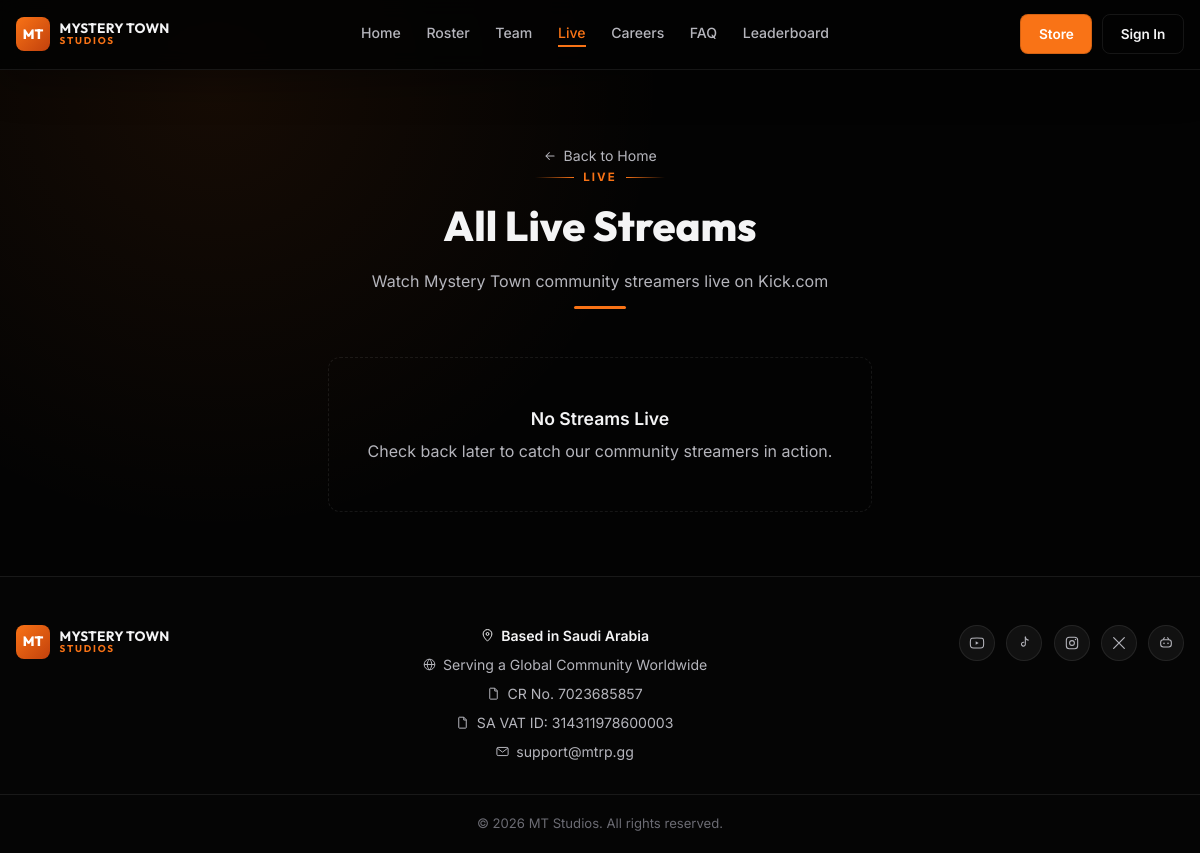
The app's page /live with its own data.
### tables this page shows
CREATE TABLE content (
    key TEXT PRIMARY KEY,
    value TEXT NOT NULL
);

CREATE TABLE social_links (
    id INTEGER PRIMARY KEY AUTOINCREMENT,
    platform TEXT NOT NULL,
    url TEXT NOT NULL,
    sort_order INTEGER DEFAULT 0
);

### app.py (the view)
@app.route("/live")
def live():
    conn = get_db()
    streams = conn.execute(
        "SELECT * FROM streams WHERE is_live = 1 ORDER BY sort_order, id"
    ).fetchall()
    conn.close()
    return render_template("live.html", streams=streams)

### app.py (called while the page is built)
def get_all_content():
    if "content" not in g:
        g.content = get_content_dict()
    return g.content

@app.context_processor
def inject_globals():
    conn = get_db()
    social_links = conn.execute(
        "SELECT * FROM social_links ORDER BY sort_order, id"
    ).fetchall()
    conn.close()
    return {
        "c": get_all_content(),
        "social_links": social_links,
    }

### db.py (called while the page is built)
def get_db():
    conn = sqlite3.connect(DB_PATH)
    conn.row_factory = sqlite3.Row
    conn.execute("PRAGMA foreign_keys = ON")
    return conn

def get_content_dict():
    conn = get_db()
    rows = conn.execute("SELECT key, value FROM content").fetchall()
    conn.close()
    return {row["key"]: row["value"] for row in rows}

### templates/live.html
{% extends "base.html" %}
{% block content %}
{% import "icons.html" as ic %}
<div class="wrap">
  <div class="page-header" data-reveal>
    <a href="{{ url_for('home') }}" class="back-link">{{ ic.icon('arrow-left', 14) }} {{ c['shared.back_to_home'] }}</a>
    <div class="section-eyebrow-line"><span class="seg"></span><span class="label">Live</span><span class="seg right"></span></div>
    <h1 class="page-title">{{ c['live.title'] }}</h1>
    <p class="page-subtitle">{{ c['live.subtitle'] }}</p>
    <div class="deco-underline"></div>
  </div>
  {% if streams %}
  <div class="grid-3" style="margin-bottom:4rem;" data-reveal-group>
    {% for s in streams %}
    <a href="{{ s.url or '#' }}" target="_blank" class="card stream-card" data-reveal>
      <span class="stream-badge">{{ ic.icon('dot', 9) }} LIVE</span>
      {% if s.thumbnail %}<img class="card-img" src="{{ s.thumbnail }}" alt="{{ s.creator_name }}">{% endif %}
      <div class="card-body">
        <div class="stream-name">{{ s.creator_name }}</div>
        <div class="stream-platform">{{ ic.icon(s.platform|lower, 13) }} {{ s.platform }}</div>
      </div>
    </a>
    {% endfor %}
  </div>
  {% else %}
  <div class="empty-state" style="max-width:34rem;margin:2rem auto 4rem;" data-reveal>
    <div class="title">{{ c['live.empty_title'] }}</div>
    <div>{{ c['live.empty_desc'] }}</div>
  </div>
  {% endif %}
</div>
{% endblock %}

### templates/base.html (shortened to what this page needs)
<!DOCTYPE html>
<html lang="en">
<head>
<link rel="stylesheet" href="{{ url_for('static', filename='css/style.css') }}">
</head>
<body>
{% import "icons.html" as ic %}
<nav class="navbar">
  <div class="wrap navbar-inner">
    <a href="{{ url_for('home') }}" class="brand">
      <span class="brand-badge">MT</span>
      <span class="brand-text">
        <span class="l1">{{ c['site.name_line1'] }}</span>
        <span class="l2">{{ c['site.name_line2'] }}</span>
      </span>
    </a>
    <div class="nav-links">
      <a href="{{ url_for('home') }}" class="{{ 'active' if request.endpoint=='home' }}">{{ c['nav.home'] }}</a>
      <a href="{{ url_for('roster') }}" class="{{ 'active' if request.endpoint=='roster' }}">{{ c['nav.roster'] }}</a>
      <a href="{{ url_for('team') }}" class="{{ 'active' if request.endpoint=='team' }}">{{ c['nav.team'] }}</a>
      <a href="{{ url_for('live') }}" class="{{ 'active' if request.endpoint=='live' }}">{{ c['nav.live'] }}</a>
      <a href="{{ url_for('careers') }}" class="{{ 'active' if request.endpoint=='careers' }}">{{ c['nav.careers'] }}</a>
      <a href="{{ url_for('faq') }}" class="{{ 'active' if request.endpoint=='faq' }}">{{ c['nav.faq'] }}</a>
      <a href="{{ url_for('leaderboard') }}" class="{{ 'active' if request.endpoint=='leaderboard' }}">{{ c['nav.leaderboard'] }}</a>
    </div>
    <div class="nav-actions">
      <a href="{{ c['nav.store_url'] }}" class="btn btn-primary">{{ c['nav.store_label'] }}</a>
      <a href="{{ url_for('onboarding') }}" class="btn btn-outline">{{ c['nav.signin_label'] }}</a>
    </div>
  </div>
</nav>
{% block content %}{% endblock %}
<footer class="footer">
  <div class="wrap footer-inner">
    <a href="{{ url_for('home') }}" class="brand">
      <span class="brand-badge">MT</span>
      <span class="brand-text">
        <span class="l1">{{ c['site.name_line1'] }}</span>
        <span class="l2">{{ c['site.name_line2'] }}</span>
      </span>
    </a>
    <div class="footer-info">
      <div class="row strong">{{ ic.icon('pin', 15) }} {{ c['footer.based_in'] }}</div>
      <div class="row">{{ ic.icon('globe', 15) }} {{ c['footer.serving'] }}</div>
      <div class="row">{{ ic.icon('doc', 15) }} {{ c['footer.cr_no'] }}</div>
      <div class="row">{{ ic.icon('doc', 15) }} {{ c['footer.vat_id'] }}</div>
      <div class="row">{{ ic.icon('mail', 15) }} {{ c['footer.email'] }}</div>
    </div>
    <div class="footer-socials">
      {% for link in social_links %}
      <a href="{{ link.url }}" target="_blank" rel="noopener" title="{{ link.platform }}">{{ ic.icon(link.platform|lower, 16) }}</a>
      {% endfor %}
    </div>
  </div>
  <div class="footer-bottom hairline-top">{{ c['footer.copyright'] }}</div>
</footer>
</body>
</html>

### templates/icons.html (shortened to what this page needs)
{% macro icon(name, size=18) %}
{%- if name == 'youtube' -%}
<svg width="{{size}}" height="{{size}}" viewBox="0 0 24 24" fill="none"><path d="M22 12s0-3.5-.45-5.15a2.9 2.9 0 0 0-2-2C17.9 4.4 12 4.4 12 4.4s-5.9 0-7.55.45a2.9 2.9 0 0 0-2 2C2 8.5 2 12 2 12s0 3.5.45 5.15a2.9 2.9 0 0 0 2 2C6.1 19.6 12 19.6 12 19.6s5.9 0 7.55-.45a2.9 2.9 0 0 0 2-2C22 15.5 22 12 22 12Z" stroke="currentColor" stroke-width="1.6" stroke-linejoin="round"/><path d="M10 9.5v5l4.5-2.5L10 9.5Z" fill="currentColor"/></svg>
{%- elif name == 'tiktok' -%}
<svg width="{{size}}" height="{{size}}" viewBox="0 0 24 24" fill="none"><path d="M14 3v10.8a2.9 2.9 0 1 1-2.4-2.86" stroke="currentColor" stroke-width="1.6" stroke-linecap="round"/><path d="M14 3c.3 2.4 2 4.3 4.4 4.7" stroke="currentColor" stroke-width="1.6" stroke-linecap="round"/></svg>
{%- elif name == 'instagram' -%}
<svg width="{{size}}" height="{{size}}" viewBox="0 0 24 24" fill="none"><rect x="3.5" y="3.5" width="17" height="17" rx="4.5" stroke="currentColor" stroke-width="1.6"/><circle cx="12" cy="12" r="3.6" stroke="currentColor" stroke-width="1.6"/><circle cx="17.2" cy="6.8" r="1" fill="currentColor"/></svg>
{%- elif name in ('x', 'twitter') -%}
<svg width="{{size}}" height="{{size}}" viewBox="0 0 24 24" fill="none"><path d="M4 4l16 16M20 4L4 20" stroke="currentColor" stroke-width="1.8" stroke-linecap="round"/></svg>
{%- elif name == 'discord' -%}
<svg width="{{size}}" height="{{size}}" viewBox="0 0 24 24" fill="none"><rect x="4" y="7" width="16" height="11" rx="4" stroke="currentColor" stroke-width="1.6"/><circle cx="9" cy="12.5" r="1.2" fill="currentColor"/><circle cx="15" cy="12.5" r="1.2" fill="currentColor"/><path d="M8 6.5 9.5 4M16 6.5 14.5 4" stroke="currentColor" stroke-width="1.6" stroke-linecap="round"/></svg>
{%- elif name == 'kick' -%}
<svg width="{{size}}" height="{{size}}" viewBox="0 0 24 24" fill="none"><path d="M5 4v16M5 12l7-8h4l-7 8 7 8h-4l-7-8Z" stroke="currentColor" stroke-width="1.6" stroke-linejoin="round"/></svg>
{%- elif name == 'twitch' -%}
<svg width="{{size}}" height="{{size}}" viewBox="0 0 24 24" fill="none"><path d="M5 4h15v10l-4 4h-4l-3 3v-3H5V4Z" stroke="currentColor" stroke-width="1.6" stroke-linejoin="round"/><path d="M12 8.5v3.5M16 8.5v3.5" stroke="currentColor" stroke-width="1.6" stroke-linecap="round"/></svg>
{%- elif name == 'play' -%}
<svg width="{{size}}" height="{{size}}" viewBox="0 0 24 24" fill="none"><path d="M8 5.5v13l11-6.5-11-6.5Z" fill="currentColor"/></svg>
{%- elif name == 'arrow' -%}
<svg width="{{size}}" height="{{size}}" viewBox="0 0 24 24" fill="none"><path d="M5 12h14M13 6l6 6-6 6" stroke="currentColor" stroke-width="1.8" stroke-linecap="round" stroke-linejoin="round"/></svg>
{%- elif name == 'arrow-left' -%}
<svg width="{{size}}" height="{{size}}" viewBox="0 0 24 24" fill="none"><path d="M19 12H5M11 6l-6 6 6 6" stroke="currentColor" stroke-width="1.8" stroke-linecap="round" stroke-linejoin="round"/></svg>
{%- elif name == 'followers' -%}
<svg width="{{size}}" height="{{size}}" viewBox="0 0 24 24" fill="none"><circle cx="12" cy="8" r="3.4" stroke="currentColor" stroke-width="1.6"/><path d="M4.5 19c0-3.6 3.3-6 7.5-6s7.5 2.4 7.5 6" stroke="currentColor" stroke-width="1.6" stroke-linecap="round"/></svg>
{%- elif name == 'eye' -%}
<svg width="{{size}}" height="{{size}}" viewBox="0 0 24 24" fill="none"><path d="M2 12s3.5-6.5 10-6.5S22 12 22 12s-3.5 6.5-10 6.5S2 12 2 12Z" stroke="currentColor" stroke-width="1.6" stroke-linejoin="round"/><circle cx="12" cy="12" r="2.6" stroke="currentColor" stroke-width="1.6"/></svg>
{%- elif name == 'clock' -%}
<svg width="{{size}}" height="{{size}}" viewBox="0 0 24 24" fill="none"><circle cx="12" cy="12" r="8.5" stroke="currentColor" stroke-width="1.6"/><path d="M12 7.5V12l3 2" stroke="currentColor" stroke-width="1.6" stroke-linecap="round" stroke-linejoin="round"/></svg>
{%- elif name == 'pin' -%}
<svg width="{{size}}" height="{{size}}" viewBox="0 0 24 24" fill="none"><path d="M12 21s7-6.2 7-11.5A7 7 0 0 0 5 9.5C5 14.8 12 21 12 21Z" stroke="currentColor" stroke-width="1.6" stroke-linejoin="round"/><circle cx="12" cy="9.5" r="2.3" stroke="currentColor" stroke-width="1.6"/></svg>
{%- elif name == 'globe' -%}
<svg width="{{size}}" height="{{size}}" viewBox="0 0 24 24" fill="none"><circle cx="12" cy="12" r="8.5" stroke="currentColor" stroke-width="1.6"/><path d="M3.5 12h17M12 3.5c2.4 2.3 3.6 5.3 3.6 8.5S14.4 18.2 12 20.5C9.6 18.2 8.4 15.2 8.4 12S9.6 5.8 12 3.5Z" stroke="currentColor" stroke-width="1.6"/></svg>
{%- elif name == 'doc' -%}
<svg width="{{size}}" height="{{size}}" viewBox="0 0 24 24" fill="none"><path d="M7 3.5h7l4 4V20a1 1 0 0 1-1 1H7a1 1 0 0 1-1-1V4.5a1 1 0 0 1 1-1Z" stroke="currentColor" stroke-width="1.6" stroke-linejoin="round"/><path d="M14 3.5V8h4" stroke="currentColor" stroke-width="1.6" stroke-linejoin="round"/></svg>
{%- elif name == 'mail' -%}
<svg width="{{size}}" height="{{size}}" viewBox="0 0 24 24" fill="none"><rect x="3" y="5.5" width="18" height="13" rx="2" stroke="currentColor" stroke-width="1.6"/><path d="M4 7l8 6 8-6" stroke="currentColor" stroke-width="1.6" stroke-linecap="round" stroke-linejoin="round"/></svg>
{%- elif name == 'text' -%}
<svg width="{{size}}" height="{{size}}" viewBox="0 0 24 24" fill="none"><path d="M4 6.5h16M4 12h16M4 17.5h10" stroke="currentColor" stroke-width="1.6" stroke-linecap="round"/></svg>
{%- elif name == 'plus' -%}
<svg width="{{size}}" height="{{size}}" viewBox="0 0 24 24" fill="none"><path d="M12 5v14M5 12h14" stroke="currentColor" stroke-width="1.8" stroke-linecap="round"/></svg>
{%- elif name == 'edit' -%}
<svg width="{{size}}" height="{{size}}" viewBox="0 0 24 24" fill="none"><path d="M4 20l.9-3.6L15.4 6l3.6 3.6L8.6 20.9 4 20Z" stroke="currentColor" stroke-width="1.6" stroke-linejoin="round"/></svg>
{%- elif name == 'dot' -%}
<svg width="{{size}}" height="{{size}}" viewBox="0 0 24 24" fill="none"><circle cx="12" cy="12" r="4" fill="currentColor"/></svg>
{%- else -%}
<svg width="{{size}}" height="{{size}}" viewBox="0 0 24 24" fill="none"><circle cx="12" cy="12" r="8.5" stroke="currentColor" stroke-width="1.6"/></svg>
{%- endif -%}
{% endmacro %}

### records on screen
content: value "MYSTERY TOWN"
content: value "STUDIOS"
content: value "Home"
content: value "Roster"
content: value "Team"
content: value "Live"
content: value "Careers"
content: value "FAQ"
content: value "Leaderboard"
content: value "Store"
content: value "Sign In"
content: value "Back to Home"
content: value "All Live Streams"
content: value "Watch Mystery Town community streamers live on Kick.com"
content: value "No Streams Live"
content: value "Check back later to catch our community streamers in action."
content: value "Based in Saudi Arabia"
content: value "Serving a Global Community Worldwide"
content: value "CR No. 7023685857"
content: value "SA VAT ID: 314311978600003"
content: value "support@mtrp.gg"
social_links: {{ size }} 16 (drawn)
social_links: {{ size }} 16 (drawn)
social_links: {{ size }} 16 (drawn)
social_links: {{ size }} 16 (drawn)
social_links: {{ size }} 16 (drawn)
content: value "© 2026 MT Studios. All rights reserved."
